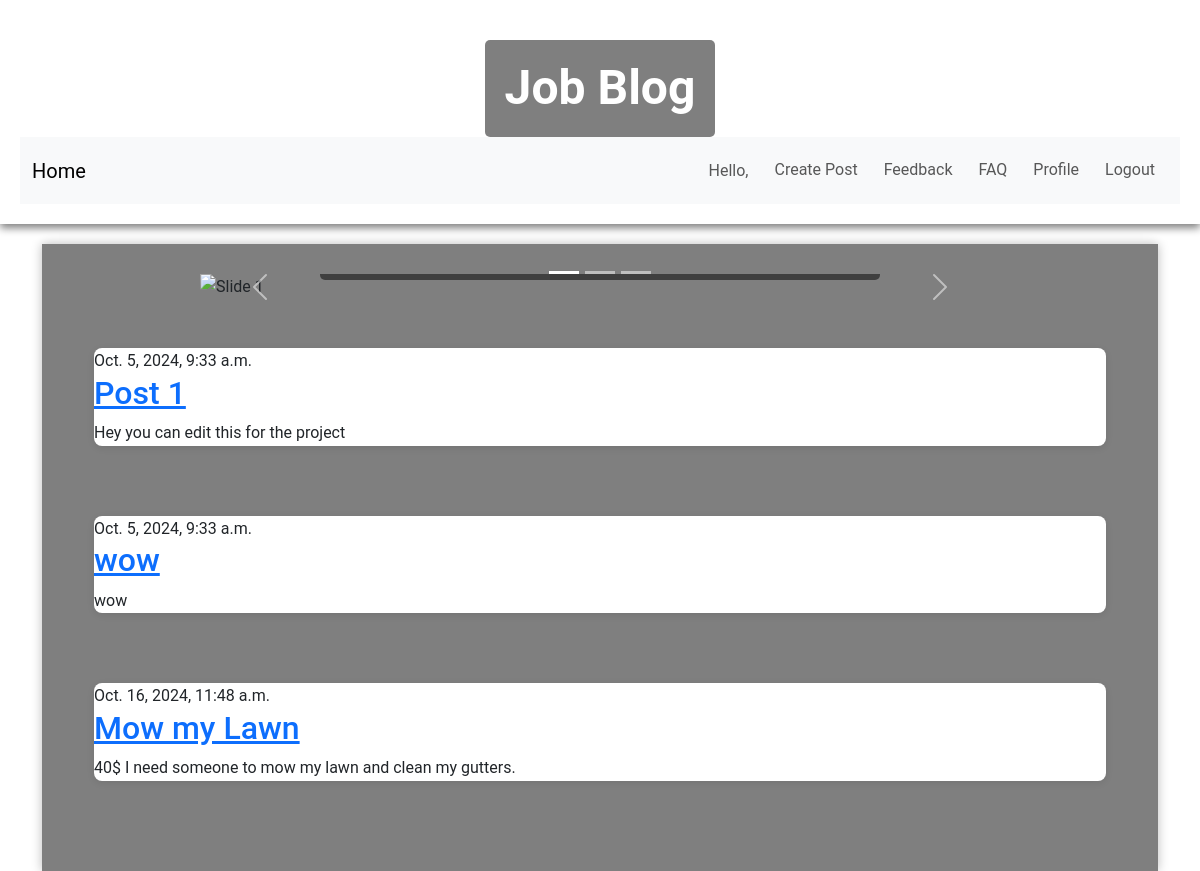
The page / (signed in) on the database its author committed.
### blog/models.py (models this page shows, shortened)
class Post(models.Model):
    author = models.ForeignKey(User, on_delete=models.CASCADE)
    title = models.CharField(max_length=200)
    text = models.TextField()
    created_date = models.DateTimeField(default=timezone.now)
    published_date = models.DateTimeField(blank=True, null=True)

### blog/views.py (the view)
# urls.py: path('', views.home, name='home'),
def home(request):
    template = 'blog/home.html'
    posts = Post.objects.filter(published_date__lte=timezone.now()).order_by('published_date')
    return render(request, template, {'posts': posts})

### blog/templates/blog/home.html (shortened to what this page needs)
{% extends 'blog/base.html' %}
{% block content %}
<div class="wrapper mt-0">
    <div id="carouselExampleCaptions" class="carousel slide" data-bs-ride="false">
        <div class="carousel-indicators">
            <button type="button" data-bs-target="#carouselExampleCaptions" data-bs-slide-to="0" class="active" aria-current="true" aria-label="Slide 1"></button>
            <button type="button" data-bs-target="#carouselExampleCaptions" data-bs-slide-to="1" aria-label="Slide 2"></button>
            <button type="button" data-bs-target="#carouselExampleCaptions" data-bs-slide-to="2" aria-label="Slide 3"></button>
        </div>
        <div class="carousel-inner">
            <div class="carousel-item active">
                <img src="https://www.prevuehr.com/drive/uploads/2020/03/AdobeStock_208777718.jpeg" class="d-block w-100" alt="Slide 1">
                <div class="carousel-caption d-none d-md-block">
                </div>
            </div>
        </div>
        <a class="carousel-control-prev" href="#carouselExampleCaptions" role="button" data-bs-slide="prev">
            <span class="carousel-control-prev-icon" aria-hidden="true"></span>
        </a>
        <a class="carousel-control-next" href="#carouselExampleCaptions" role="button" data-bs-slide="next">
            <span class="carousel-control-next-icon" aria-hidden="true"></span>
        </a>
    </div>
    {% for post in posts %}
    <div class="container mt-5">
        <article class="post">
            <time class="date">
                {{ post.published_date }}
            </time>
            <h2><a href="{% url 'post_detail' pk=post.pk %}">{{ post.title }}</a></h2>
            <p>{{ post.text|linebreaksbr }}</p>
        </article>
    </div>
    {% endfor %}
</div>
{% endblock %}

### blog/static/css/jobblog.css (style rules this page uses)
body { font-family: 'Roboto', sans-serif; background-image: url('https://www.whiteheadassoc.com/wp-content/uploads/2018/09/iStock-998993038.jpg'); background-size: cover; background-repeat: no-repeat; background-attachment: fixed; margin: 0; line-height: 1.6; }
.wrapper { max-width: 600px; margin: 0 auto; background-color: rgba(0, 0, 0, 0.5); padding: 20px 40px; box-shadow: 0 0 10px rgba(0, 0, 0, 0.5); }
.post { margin-bottom: 70px; background-color: #ffffff; border-radius: 8px; box-shadow: 0 2px 10px rgba(0, 0, 0, 0.1); }

### blog/templates/blog/home.html (style rules this page uses)
.wrapper { max-width: 1200px; margin: 0 auto; background-color: rgba(0, 0, 0, 0.5); padding: 20px 40px; box-shadow: 0 0 10px rgba(0, 0, 0, 0.267); }
.carousel { max-width: 800px; margin: 0 auto; margin-top: 10px; }
.carousel-inner img { width: 100%; height: auto; object-fit: cover; }
.carousel-caption { background-color: rgba(0, 0, 0, 0.5); border-radius: 5px; }
.container { margin-top: 20px; }

### rows shown on the page
Post: published_date "Oct. 5, 2024, 9:33 a.m.", title "Post 1", text "Hey you can edit this for the project"
Post: published_date "Oct. 5, 2024, 9:33 a.m.", title "wow", text "wow"
Post: published_date "Oct. 16, 2024, 11:48 a.m.", title "Mow my Lawn", text "40$ I need someone to mow my lawn and clean my gutters."
